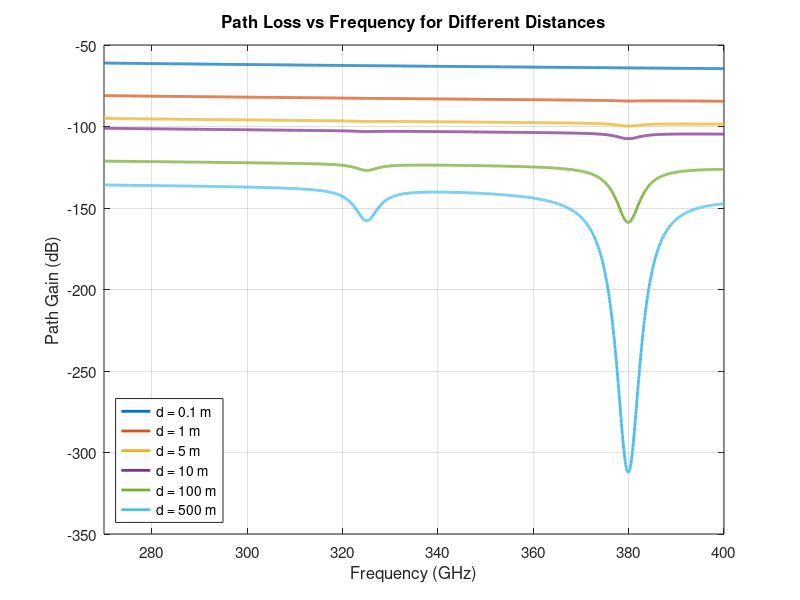

Recreate this plot in MATLAB.
% System Parameters
c = 3*10^8; % Speed of Light (m/s)
Gt = 1; % Transmit Antenna Gain in mW
Gr = 1; % Receive Antenna Gain in mW
freq = linspace(270,400,1301); % Frequencies 270 GHz - 400 GHz
f = freq * 1e9;
d = [0.1, 1, 5, 10, 100, 500]; % Distance in meters

% Propagation Parameters
% g parameters
c1 = 10.835; % cm^-1
c2 = 12.664; % cm^-1
p1 = 5.54 * 10^-37; % Hz^-3
p2 = -3.94 * 10^-25; %Hz^-2
p3 = 9.06 * 10^-14; % Hz^-1
p4 = -6.36 * 10^-3; 

% A,B,C,D Parameters
g1 = 0.2205;
g2 = 0.1303;
g3 = 0.0294;
g4 = 0.4093;
g5 = 0.0925;
g6 = 2.014;
g7 = 0.1702;
g8 = 0.0303;
g9 = 0.537;
g10 = 0.0956;

% v parameters
phi = 1; 
p = 101325; %Pa

% p_w parameters
q1 = 6.1121;
q2 = 1.0007;
q3 = 3.46 * 10^-6;
q4 = 17.502;
q5 = 240.97;
T = 296;

% Molecular Absorbtion Parameters
p_w = q1 * (q2 + q3 * p) *  exp(q4*T/(q5 + T)); % Buck eq. 1
v = (phi / 100) * p_w/p;
A = g1 * v * (g2*v + g3);
B = (g4*v + g5)^2;
C = g6*v * (g7*v + g8);
D = (g9*v + g10)^2;

y1 = A ./ (B + (f/(100 * c) - c1).^2);
y2 = C ./ (D + (f/(100 * c) - c2).^2);
g = p1.*(f.^3) + p2.*(f.^2) + p3.*f + p4;
k_a = (y1 + y2) + g; % Absorbtion Coefficient 

figure;
hold on;

for di = 1:length(d)
    L = (c./(4*pi*d(di).*f)).^2 * Gt * Gr .* exp(-d(di).*k_a);   
    L_db = 10*log10(L);
    plot(freq, L_db, 'LineWidth', 2, 'DisplayName', ['d = ' num2str(d(di)) ' m']);
end

ylim([-350, -50])
xlim([270, 400])
title('Path Loss vs Frequency for Different Distances', 'FontSize', 14)
xlabel('Frequency (GHz)', 'FontSize', 12)
ylabel('Path Gain (dB)', 'FontSize', 12)
legend('Location', 'southwest')
grid on
box on
set(gca, 'FontSize', 11) 
